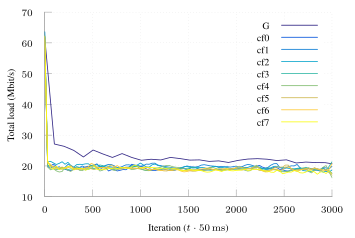

Recreate this plot in gnuplot.
set terminal tikz standalone color size 9cm,6cm font '\scriptsize' preamble '\usepackage{microtype} \usepackage{times} \usepackage[T1]{fontenc} \usepackage[binary-units, per-mode=symbol]{siunitx}\sisetup{detect-all}'
set output "ftprep-tcp-combine-load.tex"

load "parula.pal"

set style line 102 lc rgb '#a0a0a0' lt 1 lw 1
set border ls 102
set colorbox border 102
set key textcolor rgb "black"
set tics textcolor rgb "black"
set label textcolor rgb "black"

set border 3
set grid x y
set xtics nomirror
set ytics nomirror

#set key autotitle columnhead
set datafile separator ","

set xlabel "Iteration ($t \\cdot{} \\SI{50}{\\milli\\second}$)"
set ylabel "Total load (\\si{\\mega\\bit\\per\\second})"

set xrange [0.0:3000.0]

plot '../results/ft-tcp-g-avg.csv' u 1:4 w lines smooth sbezier title "G", \
     '../results/ft-tcp-combine-f0-avg.csv' u 1:4 w lines smooth sbezier title "cf0", \
     '../results/ft-tcp-combine-f1-avg.csv' u 1:4 w lines smooth sbezier title "cf1", \
     '../results/ft-tcp-combine-f2-avg.csv' u 1:4 w lines smooth sbezier title "cf2", \
     '../results/ft-tcp-combine-f3-avg.csv' u 1:4 w lines smooth sbezier title "cf3", \
     '../results/ft-tcp-combine-f4-avg.csv' u 1:4 w lines smooth sbezier title "cf4", \
     '../results/ft-tcp-combine-f5-avg.csv' u 1:4 w lines smooth sbezier title "cf5", \
     '../results/ft-tcp-combine-f6-avg.csv' u 1:4 w lines smooth sbezier title "cf6", \
     '../results/ft-tcp-combine-f7-avg.csv' u 1:4 w lines smooth sbezier title "cf7"
